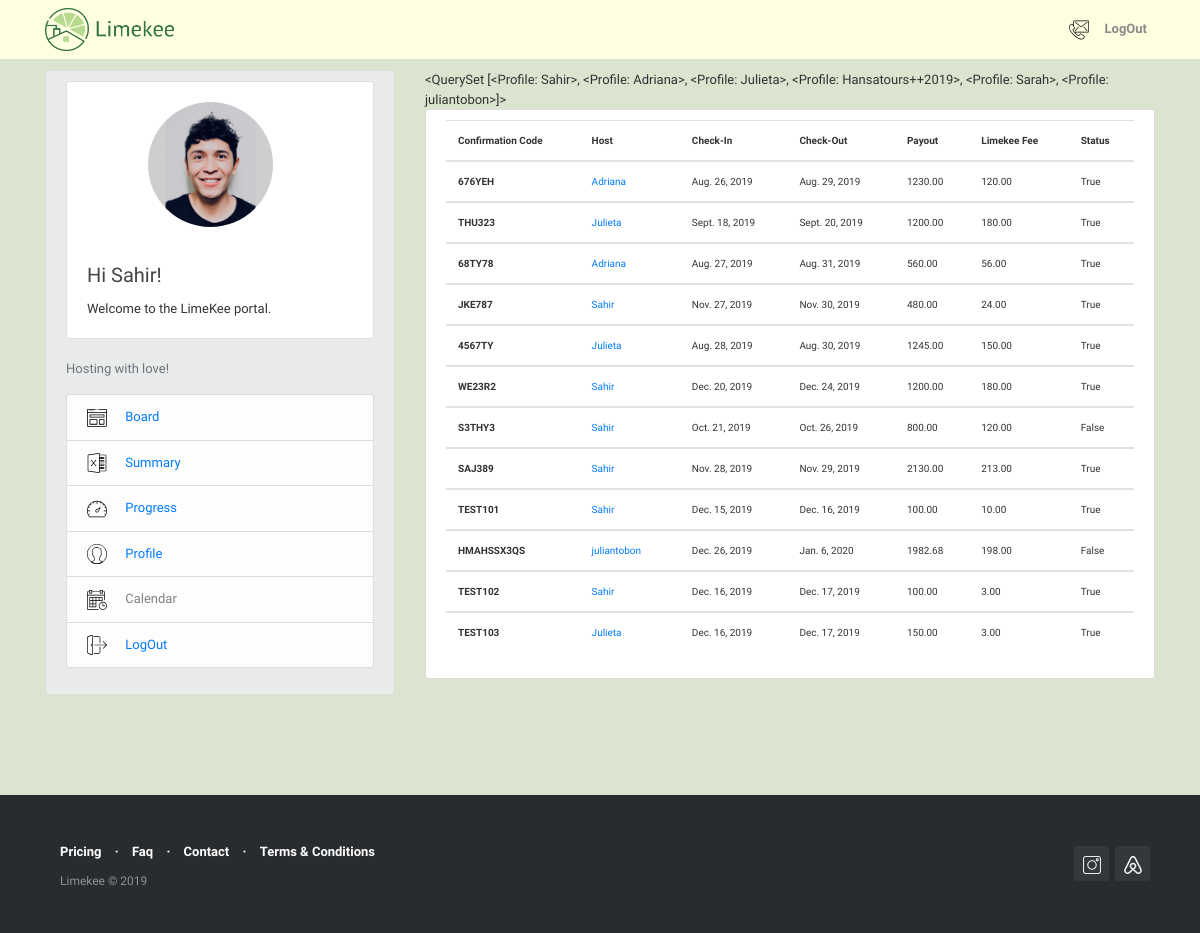
Page /reservation/reservations_global/ (signed in) on the committed database.
### users/models.py (models this page shows, shortened)
class Profile(models.Model):
    user = models.OneToOneField(User, on_delete = models.CASCADE)
    first_name = models.CharField(max_length=30, blank=False)
    last_name = models.CharField(max_length=30, blank=False)
    phone_number = models.IntegerField(blank=True, null=True)
    image = models.ImageField (default = 'default.png', upload_to='profile_pics')
    def __str__(self):
        return self.user.username

### reservations/models.py (models this page shows, shortened)
class Reservations(models.Model):
    confirmation_code = models.CharField(max_length=12, primary_key=True)
    host = models.ForeignKey(User, on_delete=models.CASCADE)
    guest = models.CharField(max_length=120)
    check_in = models.DateField(default=date.today)
    check_out = models.DateField(default=date.today)
    price = models.DecimalField(decimal_places=2, max_digits=1000)
    limekee_fee = models.DecimalField(decimal_places=2, max_digits=1000, blank=True, null=False, default=0)
    cleaning_fee = models.DecimalField (decimal_places=2, max_digits=1000, blank=True, null=False, default=0)
    extra_fee = models.DecimalField (decimal_places=2, max_digits=1000, blank=True, null=False, default=0)
    total_due = models.DecimalField( decimal_places=2, max_digits=1000, default=0)
    notes = models.TextField(blank=True,null=False)
    paid = models.BooleanField(default=False)
    @property
    def total_due(self):
        return (self.limekee_fee + self.cleaning_fee + self.extra_fee)
    class Meta:
        permissions = [
            ("create_reservation", "Can create new reservation"),
        ]

### reservations/views.py (the view)
# urls.py: path('reservations_global/', views.global_list, name='reservations-global-list'),
@login_required()
def global_list (request):
    if request.user.has_perm('reservations.create_reservation'):
        context = {
            'reservations':Reservations.objects.all(),
            'users': Profile.objects.all()
            }
        return render(request, 'reservations/reservations_global.html', context )
    else:
        return redirect('reservation-home')

### reservations/templates/reservations/reservations_global.html
{% extends "blog/base.html" %}
{% block content %}
{{ users }}
<div class="col-md-14">
 <div class="content-section">
     <div class="table-responsive" style="font-size: 10px">
     <table class="table table-hover">
         <thead>
             <tr>
                 <th scope="col">Confirmation Code</th>
                 <th scope="col">Host</th>
                 <th scope="col">Check-In</th>
                 <th scope="col">Check-Out</th>
                 <th scope="col">Payout</th>
                 <th scope="col">Limekee Fee</th>
                 <th scope="col">Status</th>
             </tr>
         </thead>
         {% for reservation in reservations %}
         <tbody>
             <tr>
                 <th scope="row">{{ reservation.confirmation_code }}</th>
                 <td><a class="mr-2" href="{% url 'user-reservations' reservation.host.username %}">{{ reservation.host }}</a></td>
                 <td>{{ reservation.check_in }}</td>
                 <td>{{ reservation.check_out }}</td>
                 <td>{{ reservation.price }}</td>
                 <td>{{ reservation.limekee_fee }}</td>
                 <td>{{ reservation.paid }}</td>
            </tr>
        </tbody>
        {% endfor %}
    </table>
    </div>
  </div>
</div>
{% endblock content %}

### blog/templates/blog/base.html (shortened to what this page needs)
{% load static %}
<!DOCTYPE html>
<html>
  <head>
    <link rel="stylesheet" href="https://maxcdn.bootstrapcdn.com/bootstrap/4.0.0/css/bootstrap.min.css">
    <link rel="stylesheet" type="text/css" href="{% static 'blog/main2.css' %}">
	<link rel="stylesheet" type="text/css" href="{% static 'blog/footer-distributed1.css' %}">
  </head>
   <body>
     <header class="site-header">
        <nav class="navbar navbar-expand-md navbar-light bg-steel fixed-top" >
         <div class="container" style="font-weight: bold;">
            <a class="navbar-brand mr-4" href="https://www.limekee.com">
                <img src="/media/limekee_logo.png" style="width:130px; height:43px; margin-top:5px; margin-bottom:5px;" title="Limekee" alt="Limekee Logo">
            </a>
            <div class="collapse navbar-collapse" id="navbarToggle">
            <div class="navbar-nav">
              {% if user.is_authenticated %}
                <a class="nav-item nav-link font-weight-bold" href="https://www.limekee.com/contact"><img src="/media/svg/contact.svg" style="width:20px; height:20px; " alt="Contact us"> </a>
                <a class="nav-item nav-link font-weight-bold" href="{% url 'logout' %}">LogOut</a>
              {% else %}
                <a class="nav-item nav-link font-weight-bold" href="{% url 'login' %}">Login </a>
                <a class="nav-item nav-link font-weight-bold" href="{% url 'register' %}"> Sign Up</a>
              {% endif %}
            </div>
          </div>
        </div>
      </nav>
  </header>
  <main role="main" class="container">
  <div class="row">
      <div class="col-md-4">
        <div class="content-section" style="background-color:#E9EAEA">
            <div class="card" >
                <br>
                <div style="text-align: center;">
                {% if user.is_authenticated %}
                  <img class="rounded-circle account-img" src="{{user.profile.image.url}}" alt="Author picture">
                {% else %}
                  <img src="/media/key1.svg" class="card-img-top" style="width:150px; height:150px; text-align: center" alt="Limekee">
                {% endif %}
                </div>
                <div class="card-body">
                    <h5 class="card-title">Hi {{ user.username }}!</h5>
                    <p class="card-text">Welcome to the LimeKee portal.</p>
                </div>
            </div>
            {% if user.is_authenticated %}
              <div class="media" >
                <div class="media-body" >
                    <br>
                    <p class='text-muted'>Hosting with love!
                      <ul class="list-group">
                        <li class="list-group-item list-group-item-light"><img src="/media/svg/004-browser.svg" style="width:20px; height:20px; margin-right: 15px" alt="icon"> <a href="{% url 'reservation-home' %}">     Board</a></li>
                        <li class="list-group-item list-group-item-light"><img src="/media/svg/007-excel.svg" style="width:20px; height:20px;margin-right: 15px " alt="icon"> <a href="{% url 'reservations-summary' %}">     Summary</a></li>
                        <li class="list-group-item list-group-item-light"><img src="/media/svg/005-dashboard.svg" style="width:20px; height:20px; margin-right: 15px" alt="icon"> <a href="{% url 'reservations-progress' %}">    Progress</a></li>
                        <li class="list-group-item list-group-item-light"><img src="/media/svg/002-man.svg" style="width:20px; height:20px;margin-right: 15px " alt="icon"> <a href="{% url 'profile' %}">    Profile</a></li>
                        <li class="list-group-item list-group-item-light"><img src="/media/svg/003-calendar.svg" style="width:20px; height:20px;margin-right: 15px " alt="icon">    Calendar</li>
                        <li class="list-group-item list-group-item-light"><img src="/media/svg/006-logout.svg" style="width:20px; height:20px; margin-right: 15px" alt="icon"> <a href="{% url 'logout' %}">    LogOut</a></li>
                      </ul>
                    </p>
                </div>
              </div>
             {% endif %}
        </div>
      </div>
        <div class="col-md-8">
          {% block content %}{% endblock %}
        </div>
    </div>
  </main>
       <footer class="footer-distributed" style="font-family:'Libre Franklin';">
    			<div class="footer-right">
    				<a href="https://www.instagram.com/limekee.ny/"><img src="/media/svg/instagram.svg" style="width:18px; height:18px; " alt="Instagram"></a>
    				<a href="https://www.airbnb.com/"><img src="/media/svg/airbnb.svg" style="width:18px; height:18px; " alt="Airbnb"></a>
    			</div>
    			<div class="footer-left">
    				<p class="footer-links">
    					<a href="https://www.limekee.com/#price-section" style="margin-right:10px; margin-left:10px" > Pricing</a>
    					·
    					<a href="https://www.limekee.com/faq" style="margin-right:10px; margin-left:10px">Faq</a>
    					·
    					<a href="https://www.limekee.com/contact" style="margin-right:10px; margin-left:10px"> Contact</a>
                        ·
    					<a href="https://www.limekee.com/terms-of-service" style="margin-right:10px; margin-left:10px"> Terms & Conditions</a>
    				</p>
    				<p style="margin-right:10px; margin-left:10px">Limekee &copy; 2019</p>
    			</div>
       </footer>
  </body>
</html>

### blog/static/blog/main2.css (style rules this page uses)
body { background: #dae4ce; color: #333333; margin-top: 5rem; }
h1, h2, h3, h4, h5, h6 { color: #444444; }
ul { margin: 0; }
.container { margin-top: -10px; margin-bottom: -10px; }
.bg-steel { background-color: #feffe0; }
.site-header .navbar-nav .nav-link { color: #8a8a8a; }
.nav-item { font: font-weight-bold; }
.content-section { background: #ffffff; padding: 10px 20px; border: 1px solid #dddddd; border-radius: 3px; margin-bottom: 30px; }
.account-img { height: 125px; width: 125px; margin-right: 20px; margin-bottom: 16px; }

### blog/static/blog/footer-distributed1.css (style rules this page uses)
.footer-distributed { background-color: #292c2f; box-shadow: 0 1px 1px 0 rgba(0, 0, 0, 0.12); box-sizing: border-box; width: 100%; text-align: left; font: normal 12px sans-serif; padding: 45px 50px; margin-top: 80px; }
.footer-distributed .footer-left p { color: #8f9296; font-size: 12px; margin: 0; }
.footer-distributed p.footer-links { font-size:13px; font-weight: bold; color: #ffffff; margin: 0 0 10px; padding: 0; }
.footer-distributed p.footer-links a { display:inline-block; line-height: 1.8; text-decoration: none; color: inherit; }
.footer-distributed .footer-right { float: right; margin-top: 6px; max-width: 180px; }
.footer-distributed .footer-right a { display: inline-block; width: 35px; height: 35px; background-color: #33383b; border-radius: 2px; font-size: 20px; color: #ffffff; text-align: center; line-height: 35px; margin-left: 3px; }

### blog/templates/blog/base.html (style rules this page uses)
body { font-family: 'Libre Franklin'; font-size: 13px; }

### rows in the picture
Profile: user.username "<QuerySet [<Profile: Sahir>, <Profile: Adriana>, <Profile: Julieta>, <Profile: Hansatours++2019>, <Profile: Sarah>, <Profile: juliantobon>]>"
Reservations: confirmation_code "676YEH", host "Adriana", check_in "Aug. 26, 2019", check_out "Aug. 29, 2019", price "1230.00", limekee_fee "120.00", paid "True"
Reservations: confirmation_code "THU323", host "Julieta", check_in "Sept. 18, 2019", check_out "Sept. 20, 2019", price "1200.00", limekee_fee "180.00", paid "True"
Reservations: confirmation_code "68TY78", host "Adriana", check_in "Aug. 27, 2019", check_out "Aug. 31, 2019", price "560.00", limekee_fee "56.00", paid "True"
Reservations: confirmation_code "JKE787", host "Sahir", check_in "Nov. 27, 2019", check_out "Nov. 30, 2019", price "480.00", limekee_fee "24.00", paid "True"
Reservations: confirmation_code "4567TY", host "Julieta", check_in "Aug. 28, 2019", check_out "Aug. 30, 2019", price "1245.00", limekee_fee "150.00", paid "True"
Reservations: confirmation_code "WE23R2", host "Sahir", check_in "Dec. 20, 2019", check_out "Dec. 24, 2019", price "1200.00", limekee_fee "180.00", paid "True"
Reservations: confirmation_code "S3THY3", host "Sahir", check_in "Oct. 21, 2019", check_out "Oct. 26, 2019", price "800.00", limekee_fee "120.00", paid "False"
Reservations: confirmation_code "SAJ389", host "Sahir", check_in "Nov. 28, 2019", check_out "Nov. 29, 2019", price "2130.00", limekee_fee "213.00", paid "True"
Reservations: confirmation_code "TEST101", host "Sahir", check_in "Dec. 15, 2019", check_out "Dec. 16, 2019", price "100.00", limekee_fee "10.00", paid "True"
Reservations: confirmation_code "HMAHSSX3QS", host "juliantobon", check_in "Dec. 26, 2019", check_out "Jan. 6, 2020", price "1982.68", limekee_fee "198.00", paid "False"
Reservations: confirmation_code "TEST102", host "Sahir", check_in "Dec. 16, 2019", check_out "Dec. 17, 2019", price "100.00", limekee_fee "3.00", paid "True"
Reservations: confirmation_code "TEST103", host "Julieta", check_in "Dec. 16, 2019", check_out "Dec. 17, 2019", price "150.00", limekee_fee "3.00", paid "True"

### other values in the picture
{{ user.username }} "Sahir"
